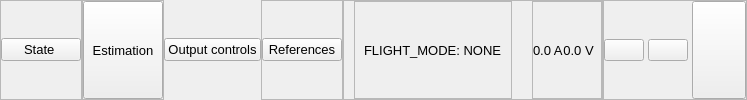
       <widget class="QWidget" name="statusContainer" native="true">
        <property name="sizePolicy">
         <sizepolicy hsizetype="Preferred" vsizetype="Preferred">
          <horstretch>0</horstretch>
          <verstretch>0</verstretch>
         </sizepolicy>
        </property>
        <layout class="QHBoxLayout" name="horizontalLayout_3">
         <property name="spacing">
          <number>0</number>
         </property>
         <property name="leftMargin">
          <number>0</number>
         </property>
         <property name="topMargin">
          <number>0</number>
         </property>
         <property name="rightMargin">
          <number>0</number>
         </property>
         <property name="bottomMargin">
          <number>0</number>
         </property>
         <item>
          <widget class="QWidget" name="mainWindowButtons" native="true">
           <layout class="QHBoxLayout" name="horizontalLayout_2">
            <property name="spacing">
             <number>0</number>
            </property>
            <property name="leftMargin">
             <number>0</number>
            </property>
            <property name="topMargin">
             <number>0</number>
            </property>
            <property name="rightMargin">
             <number>0</number>
            </property>
            <property name="bottomMargin">
             <number>0</number>
            </property>
            <item>
             <widget class="QFrame" name="mainInfoPageBtnWidget">
              <property name="frameShape">
               <enum>QFrame::StyledPanel</enum>
              </property>
              <property name="frameShadow">
               <enum>QFrame::Raised</enum>
              </property>
              <layout class="QHBoxLayout" name="horizontalLayout_8">
               <property name="spacing">
                <number>0</number>
               </property>
               <property name="leftMargin">
                <number>0</number>
               </property>
               <property name="topMargin">
                <number>0</number>
               </property>
               <property name="rightMargin">
                <number>0</number>
               </property>
               <property name="bottomMargin">
                <number>0</number>
               </property>
               <item>
                <widget class="QPushButton" name="mainInfoPageBtn">
                 <property name="font">
                  <font>
                   <pointsize>10</pointsize>
                   <italic>false</italic>
                  </font>
                 </property>
                 <property name="cursor">
                  <cursorShape>PointingHandCursor</cursorShape>
                 </property>
                 <property name="text">
                  <string>State </string>
                 </property>
                 <property name="icon">
                  <iconset resource="resources.qrc">
                   <normaloff>:/icons/feather/map.svg</normaloff>:/icons/feather/map.svg</iconset>
                 </property>
                 <property name="iconSize">
                  <size>
                   <width>24</width>
                   <height>24</height>
                  </size>
                 </property>
                </widget>
               </item>
              </layout>
             </widget>
            </item>
            <item>
             <widget class="QFrame" name="estimationPageBtnWidget">
              <property name="sizePolicy">
               <sizepolicy hsizetype="Preferred" vsizetype="Preferred">
                <horstretch>0</horstretch>
                <verstretch>0</verstretch>
               </sizepolicy>
              </property>
              <property name="frameShape">
               <enum>QFrame::StyledPanel</enum>
              </property>
              <property name="frameShadow">
               <enum>QFrame::Raised</enum>
              </property>
              <layout class="QHBoxLayout" name="horizontalLayout_7">
               <property name="spacing">
                <number>0</number>
               </property>
               <property name="leftMargin">
                <number>0</number>
               </property>
               <property name="topMargin">
                <number>0</number>
               </property>
               <property name="rightMargin">
                <number>0</number>
               </property>
               <property name="bottomMargin">
                <number>0</number>
               </property>
               <item>
                <widget class="QPushButton" name="estimationPageBtn">
                 <property name="sizePolicy">
                  <sizepolicy hsizetype="Preferred" vsizetype="Preferred">
                   <horstretch>0</horstretch>
                   <verstretch>0</verstretch>
                  </sizepolicy>
                 </property>
                 <property name="font">
                  <font>
                   <pointsize>10</pointsize>
                  </font>
                 </property>
                 <property name="cursor">
                  <cursorShape>PointingHandCursor</cursorShape>
                 </property>
                 <property name="text">
                  <string>Estimation</string>
                 </property>
                 <property name="icon">
                  <iconset resource="resources.qrc">
                   <normaloff>:/icons/feather/monitor.svg</normaloff>:/icons/feather/monitor.svg</iconset>
                 </property>
                 <property name="iconSize">
                  <size>
                   <width>24</width>
                   <height>24</height>
                  </size>
                 </property>
                </widget>
               </item>
              </layout>
             </widget>
            </item>
            <item>
             <widget class="QWidget" name="outputPageBtnWidget" native="true">
              <layout class="QHBoxLayout" name="horizontalLayout_10">
               <property name="spacing">
                <number>0</number>
               </property>
               <property name="leftMargin">
                <number>0</number>
               </property>
               <property name="topMargin">
                <number>0</number>
               </property>
               <property name="rightMargin">
                <number>0</number>
               </property>
               <property name="bottomMargin">
                <number>0</number>
               </property>
               <item>
                <widget class="QPushButton" name="outputPageBtn">
                 <property name="font">
                  <font>
                   <pointsize>10</pointsize>
                  </font>
                 </property>
                 <property name="text">
                  <string>Output controls</string>
                 </property>
                 <property name="icon">
                  <iconset resource="resources.qrc">
                   <normaloff>:/icons/feather/airplay.svg</normaloff>:/icons/feather/airplay.svg</iconset>
                 </property>
                 <property name="iconSize">
                  <size>
                   <width>24</width>
                   <height>24</height>
                  </size>
                 </property>
                </widget>
               </item>
              </layout>
             </widget>
            </item>
            <item>
             <widget class="QFrame" name="controlPageBtnWidget">
              <property name="frameShape">
               <enum>QFrame::StyledPanel</enum>
              </property>
              <property name="frameShadow">
               <enum>QFrame::Raised</enum>
              </property>
              <layout class="QHBoxLayout" name="horizontalLayout_6">
               <property name="spacing">
                <number>0</number>
               </property>
               <property name="leftMargin">
                <number>0</number>
               </property>
               <property name="topMargin">
                <number>0</number>
               </property>
               <property name="rightMargin">
                <number>0</number>
               </property>
               <property name="bottomMargin">
                <number>0</number>
               </property>
               <item>
                <widget class="QPushButton" name="controlPageBtn">
                 <property name="font">
                  <font>
                   <pointsize>10</pointsize>
                  </font>
                 </property>
                 <property name="cursor">
                  <cursorShape>PointingHandCursor</cursorShape>
                 </property>
                 <property name="text">
                  <string>References</string>
                 </property>
                 <property name="icon">
                  <iconset resource="resources.qrc">
                   <normaloff>:/icons/feather/sliders.svg</normaloff>:/icons/feather/sliders.svg</iconset>
                 </property>
                 <property name="iconSize">
                  <size>
                   <width>24</width>
                   <height>24</height>
                  </size>
                 </property>
                </widget>
               </item>
              </layout>
             </widget>
            </item>
           </layout>
          </widget>
         </item>
         <item>
          <widget class="QFrame" name="status">
           <property name="frameShape">
            <enum>QFrame::StyledPanel</enum>
           </property>
           <property name="frameShadow">
            <enum>QFrame::Raised</enum>
           </property>
           <layout class="QHBoxLayout" name="horizontalLayout_5">
            <property name="spacing">
             <number>20</number>
            </property>
            <property name="leftMargin">
             <number>10</number>
            </property>
            <property name="topMargin">
             <number>0</number>
            </property>
            <property name="rightMargin">
             <number>0</number>
            </property>
            <property name="bottomMargin">
             <number>0</number>
            </property>
            <item>
             <widget class="QFrame" name="frame_5">
              <property name="frameShape">
               <enum>QFrame::StyledPanel</enum>
              </property>
              <property name="frameShadow">
               <enum>QFrame::Raised</enum>
              </property>
              <layout class="QHBoxLayout" name="horizontalLayout_12">
               <item>
                <widget class="QLabel" name="flightModeStatus">
                 <property name="font">
                  <font>
                   <pointsize>10</pointsize>
                  </font>
                 </property>
                 <property name="text">
                  <string>FLIGHT_MODE: NONE</string>
                 </property>
                </widget>
               </item>
              </layout>
             </widget>
            </item>
            <item>
             <widget class="QFrame" name="batteryStatusContainer">
              <property name="frameShape">
               <enum>QFrame::StyledPanel</enum>
              </property>
              <property name="frameShadow">
               <enum>QFrame::Raised</enum>
              </property>
              <layout class="QHBoxLayout" name="horizontalLayout_11">
               <property name="spacing">
                <number>0</number>
               </property>
               <property name="leftMargin">
                <number>0</number>
               </property>
               <property name="topMargin">
                <number>0</number>
               </property>
               <property name="rightMargin">
                <number>0</number>
               </property>
               <property name="bottomMargin">
                <number>0</number>
               </property>
               <item>
                <widget class="QLabel" name="batteryCurrent">
                 <property name="font">
                  <font>
                   <pointsize>10</pointsize>
                  </font>
                 </property>
                 <property name="text">
                  <string>0.0 A</string>
                 </property>
                </widget>
               </item>
               <item>
                <widget class="QLabel" name="batteryVoltage">
                 <property name="font">
                  <font>
                   <pointsize>10</pointsize>
                  </font>
                 </property>
                 <property name="text">
                  <string>0.0 V</string>
                 </property>
                 <property name="alignment">
                  <set>Qt::AlignCenter</set>
                 </property>
                </widget>
               </item>
               <item>
                <widget class="QLabel" name="batteryPixmap">
                 <property name="text">
                  <string/>
                 </property>
                 <property name="pixmap">
                  <pixmap resource="resources.qrc">:/icons/feather/battery.svg</pixmap>
                 </property>
                </widget>
               </item>
              </layout>
             </widget>
            </item>
           </layout>
          </widget>
         </item>
         <item>
          <widget class="QFrame" name="windowControls">
           <property name="sizePolicy">
            <sizepolicy hsizetype="Fixed" vsizetype="Preferred">
             <horstretch>0</horstretch>
             <verstretch>0</verstretch>
            </sizepolicy>
           </property>
           <property name="frameShape">
            <enum>QFrame::StyledPanel</enum>
           </property>
           <property name="frameShadow">
            <enum>QFrame::Raised</enum>
           </property>
           <layout class="QHBoxLayout" name="horizontalLayout_4">
            <property name="spacing">
             <number>4</number>
            </property>
            <property name="leftMargin">
             <number>0</number>
            </property>
            <property name="topMargin">
             <number>0</number>
            </property>
            <property name="rightMargin">
             <number>0</number>
            </property>
            <property name="bottomMargin">
             <number>0</number>
            </property>
            <item>
             <widget class="QPushButton" name="minimizeButton">
              <property name="cursor">
               <cursorShape>PointingHandCursor</cursorShape>
              </property>
              <property name="text">
               <string/>
              </property>
              <property name="icon">
               <iconset resource="resources.qrc">
                <normaloff>:/icons/feather/minus.svg</normaloff>:/icons/feather/minus.svg</iconset>
              </property>
              <property name="iconSize">
               <size>
                <width>24</width>
                <height>24</height>
               </size>
              </property>
             </widget>
            </item>
            <item alignment="Qt::AlignHCenter">
             <widget class="QPushButton" name="restoreButton">
              <property name="sizePolicy">
               <sizepolicy hsizetype="Preferred" vsizetype="Fixed">
                <horstretch>0</horstretch>
                <verstretch>0</verstretch>
               </sizepolicy>
              </property>
              <property name="cursor">
               <cursorShape>PointingHandCursor</cursorShape>
              </property>
              <property name="text">
               <string/>
              </property>
              <property name="icon">
               <iconset resource="resources.qrc">
                <normaloff>:/icons/feather/minimize-2.svg</normaloff>:/icons/feather/minimize-2.svg</iconset>
              </property>
              <property name="iconSize">
               <size>
                <width>24</width>
                <height>24</height>
               </size>
              </property>
             </widget>
            </item>
            <item>
             <widget class="QPushButton" name="exitButton">
              <property name="sizePolicy">
               <sizepolicy hsizetype="Preferred" vsizetype="Preferred">
                <horstretch>0</horstretch>
                <verstretch>0</verstretch>
               </sizepolicy>
              </property>
              <property name="font">
               <font>
                <pointsize>13</pointsize>
               </font>
              </property>
              <property name="cursor">
               <cursorShape>PointingHandCursor</cursorShape>
              </property>
              <property name="text">
               <string/>
              </property>
              <property name="icon">
               <iconset resource="resources.qrc">
                <normaloff>:/icons/feather/x.svg</normaloff>:/icons/feather/x.svg</iconset>
              </property>
              <property name="iconSize">
               <size>
                <width>24</width>
                <height>24</height>
               </size>
              </property>
             </widget>
            </item>
           </layout>
          </widget>
         </item>
        </layout>
       </widget>
